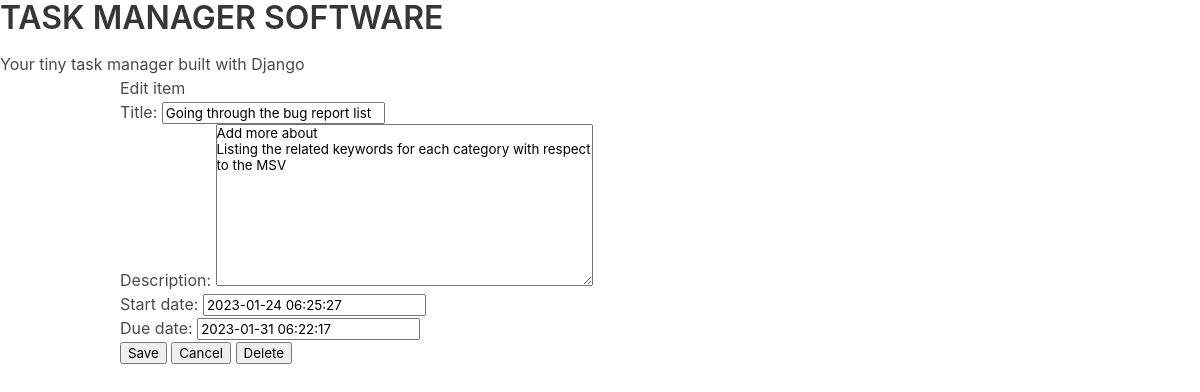
The app's page /task/1/, older data.
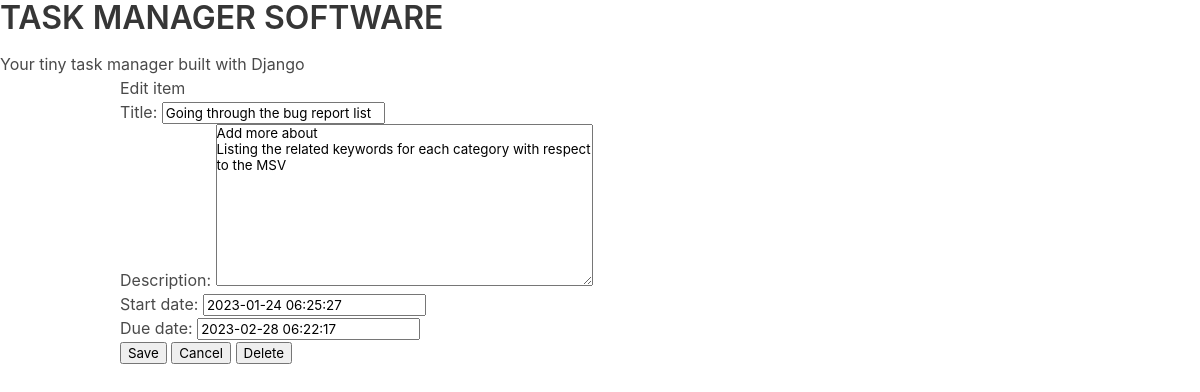
The same page, newer data.
### task_app/models.py (models this page shows, shortened)
class TaskItem(models.Model):
    title = models.CharField(max_length=100)
    description = models.TextField(null=True, blank=True)
    created_date = models.DateTimeField(auto_now_add=True)
    start_date = models.DateTimeField(default=timezone.now)
    due_date = models.DateTimeField(default=one_week_hence)
    class Meta:
        ordering = ["due_date"]

### task_app/views.py (the view)
# urls.py: path("task/<int:pk>/", views.ItemUpdate.as_view(), name="item-update", ),
class ItemUpdate(UpdateView):
    model = TaskItem
    fields = [
        "title",
        "description",
        "start_date",
        "due_date",
        ]
    def get_context_data(self):
        context = super(ItemUpdate, self).get_context_data()
        context["title"] = "Edit item"
        return context

### task_app/templates/task_app/taskitem_form.html (shortened to what this page needs)
{% extends "base.html" %}
{% block content %}
<h3>{{ title }}</h3>
<div>
    <div>
        <form method="post">
            {{ form.as_p }}
            <input
                value="Save"
                type="submit">
           <input
                value="Cancel"
                type="button"
                onclick="location.href='{% url "index" %}';">
            {% if object %}
            <input
                value="Delete"
                type="button"
                onclick="location.href=
                '{% url "task-delete" object.id %}'">
            {% endif %}
        </form>
    </div>
</div>
{% endblock %}

Row changes from the older to the newer data that the page shows:
changed TaskItem "Going through the bug report list": due_date "2023-01-31 06:22:17" → "2023-02-28 06:22:17"
